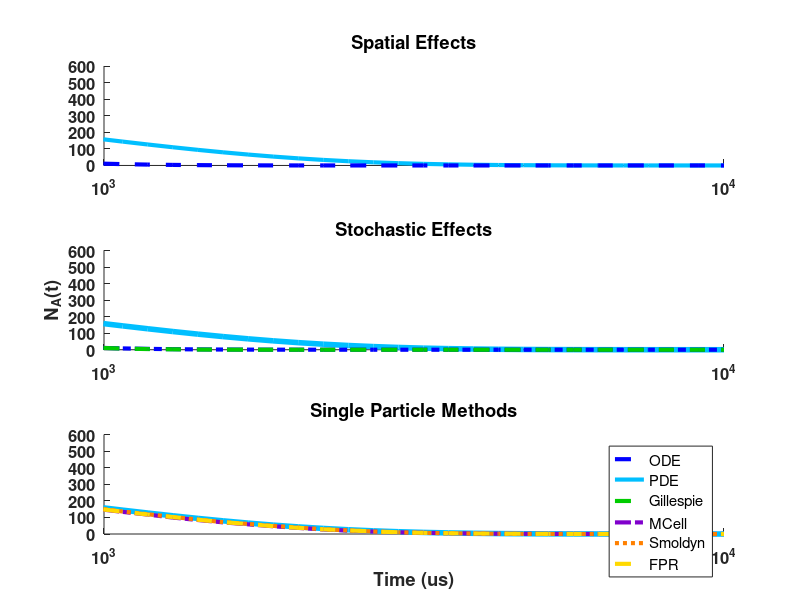

MATLAB code for this plot: (Note: this script raises an error after producing the figure.)
%% Figure 9a - Irreversible Membrane Recruitment
% Clear
close all
clear
clc

%% Import
% t is in us
load('time.mat');
%load('theory_1.mat');
load('det1D.mat');
load('det3D.mat');
load('gillespie.mat');
load('mcell.mat');
load('smoldyn.mat');
load('fpr.mat');

%% Process data
%   Data files containing one or more trials are averaged
%   Data points corresponding to the time vector are extrapolated
%   Time is converted to us

% Theory
%   time:us
%theory = theory(:,2);

% ODE
%   time: s
det1D = interp1(det1D(:,1)*1e6, det1D(:,2),time,'pchip',0);

% PDE
%   2 trials
%   time: s
det3D(:,2) = (det3D(:,2) + det3D(:,4))/2;
det3D = interp1(det3D(:,1)*1e6,det3D(:,2), time,'pchip', 0);

% Gillespie
%   20 trials
%   time: s
temp = 0;
for n = 1:2:20
    temp = temp(:,1) + interp1(gillespie(:,n)*1e6,gillespie(:,n+1), time, 'pchip',0);
end
gillespie = temp(:,1)/10;
clear temp

% MCell
%   1 trial
%   time: s
mcell = interp1(mcell(:,1)*1e6, mcell(:,2), time, 'pchip', 0);

% Smoldyn
%   9 trials
%   time: s
for n = 3:2:18
    smoldyn(:,2) = smoldyn(:,2)+smoldyn(:,n+1);
end
smoldyn(:,2) = smoldyn(:,2)./9;
smoldyn = interp1(smoldyn(:,1)*1e6, smoldyn(:,2), time, 'pchip', 0);

% FPR
%   24 trials, already averaged
%   time: s
fpr = interp1(fpr(:,1)*1e6,fpr(:,2),time,'pchip',0);

%% Plot
% Ka = 1000 um^2.s-1
figure(1)
subplot(3,1,1) % Spatial Effects
% x0=10;
% y0=10;
% width=400;
% height=590;
% set(gcf,'units','points','position',[x0,y0,width,height])
hold on
title('Spatial Effects');
set(gca, 'xscale', 'log', 'fontsize',12, 'fontweight','bold');
axis([0 10000 0 602]);
%g0 = semilogx(time,theory,'-','Color',[0 0 0], 'LineWidth',4);
g2 = semilogx(time,det3D, '-','Color',[0 .75 1], 'LineWidth', 3);
g1 = semilogx(time,det1D, '--','Color',[0 0 1], 'LineWidth', 3);

subplot(3,1,2) % Stochastic Effects
hold on
title('Stochastic Effects');
set(gca, 'xscale', 'log', 'fontsize',12, 'fontweight','bold');
axis([0 10000 0 602]);
ylabel('N_A(t)');
g3 = semilogx(time,det3D,'-','Color',[0 .75 1], 'LineWidth',4);
g4 = semilogx(time,det1D, '-.','Color',[0 0 1], 'LineWidth', 3);
g5 = semilogx(time,gillespie, '--','Color',[0 .8 0], 'LineWidth', 3);

subplot(3,1,3) % Single Particle Methods
hold on
title('Single Particle Methods');
set(gca, 'xscale', 'log', 'fontsize',12, 'fontweight','bold');
axis([0 10000 0 602]);
xlabel('Time (us)');
g6 = semilogx(time,det3D,'-','Color',[0 .75 1], 'LineWidth',4);
g7 = semilogx(time,mcell, '-.','Color',[.5 0 .8], 'LineWidth', 3);
g8 = semilogx(time,smoldyn, ':','Color',[1 .5 0], 'LineWidth', 3);
g9 = semilogx(time,fpr, '--','Color',[1 .85 0], 'LineWidth', 3);

lgnd = legend([g1 g2 g5 g7 g8 g9],'ODE','PDE','Gillespie',...
    'MCell', 'Smoldyn', 'FPR');
lgnd.FontSize = 11.5;
lgnd.Position = [.02 .475 1 1];
lgnd.Orientation = 'horizontal';


% Legend 
%   Theory                  Black           [0 0 0]
%   ODE Deterministic       Dark Blue       [0 0 1]
%   PDE Deterministic       Light Blue      [0 .75 1]
%   Gillespie               Green           [0 .8 0]
%   FPR                     Yellow          [1 .85 0]
%   Smoldyn                 Orange          [1 .5 0]
%   MCell                   Purple          [.5 0 .8]
%% Clear
%clear
%clc